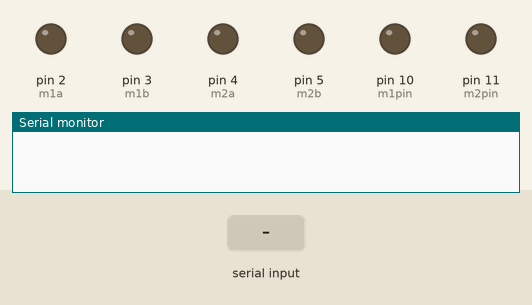
Simulated run of this sketch. Board: Arduino Uno, built with avr-gcc and run on an emulated ATmega328P. Parts: output pins drawn as LEDs (lit = HIGH), the last lines printed to the serial monitor. The test bench sets the inputs (shaded band).

Above: at 1.2 s.
1.3 s: "A" received over Serial
At 2.0 s:
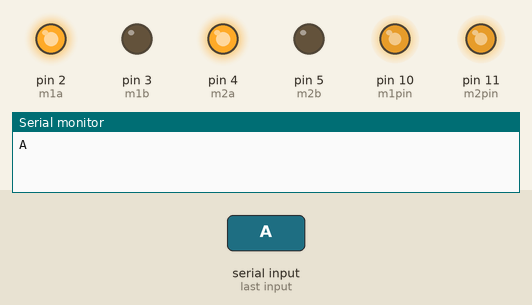
2.8 s: "B" received over Serial
At 3.1 s:
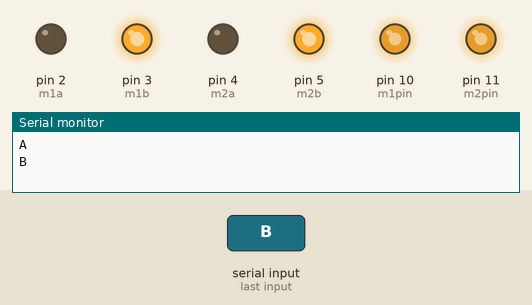
4.3 s: "C" received over Serial
At 5.5 s:
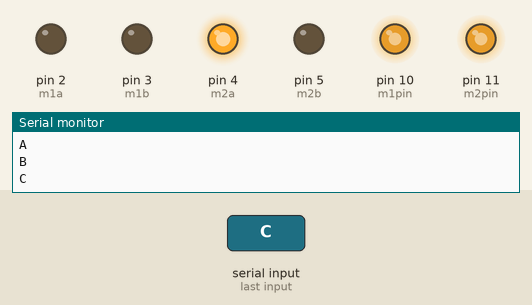
5.8 s: "D" received over Serial
At 6.6 s:
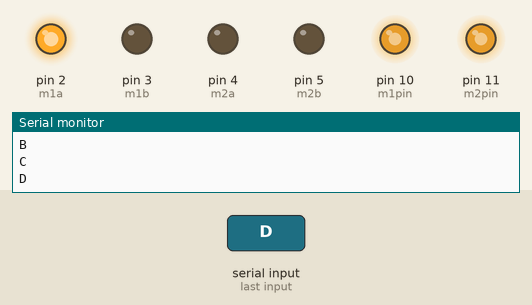
7.3 s: "E" received over Serial
At 7.7 s:
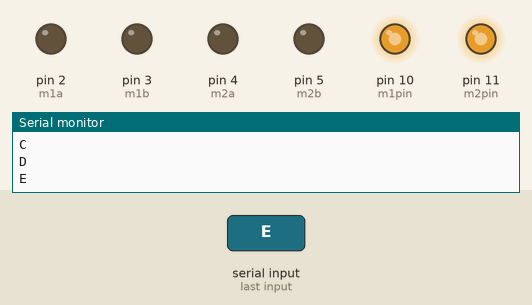
Timing chart, 0 to 9.8 s (numbered marks = the images above; inputs shaded):
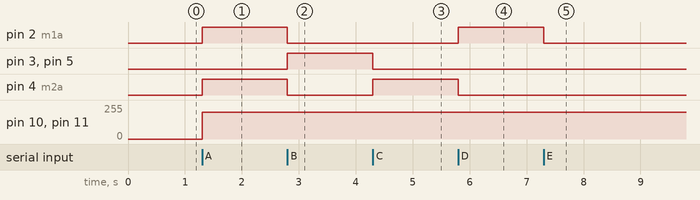

The sketch:

robo_soccer_virus.ino
```cpp
int m1a = 2;
int m1b = 3;
int m2a = 4;
int m2b = 5;
#define m1speed 200
#define m2speed 200
#define m1pin 10
#define m2pin 11
char val;

void setup()
{
pinMode(m1a, OUTPUT);  // Digital pin 10 set as output Pin
pinMode(m1b, OUTPUT);  // Digital pin 11 set as output Pin
pinMode(m2a, OUTPUT);  // Digital pin 12 set as output Pin
pinMode(m2b, OUTPUT);  // Digital pin 13 set as output Pin
Serial.begin(9600);
}

void loop()
{
  while (Serial.available() > 0)
  {
  val = Serial.read();
  Serial.println(val);
  }

  if( val == 'A') // Forward
    {
      analogWrite(m1pin, m1speed);
      analogWrite(m2pin, m2speed);
      digitalWrite(m1a, HIGH);
      digitalWrite(m1b, LOW);
      digitalWrite(m2a, HIGH);
      digitalWrite(m2b, LOW);
    }
  else if(val == 'B') // Backward
    {
      analogWrite(m1pin, m1speed);
      analogWrite(m2pin, m2speed);
      digitalWrite(m1a, LOW);
      digitalWrite(m1b, HIGH);
      digitalWrite(m2a, LOW);
      digitalWrite(m2b, HIGH);
    }

    else if(val == 'C') //Left
    {
    analogWrite(m1pin, m1speed);
    analogWrite(m2pin, m2speed);
    digitalWrite(m1a, LOW);
    digitalWrite(m1b, LOW);
    digitalWrite(m2a, HIGH);
    digitalWrite(m2b, LOW);
    }
    else if(val == 'D') //Right
    {
    analogWrite(m1pin, m1speed);
    analogWrite(m2pin, m2speed);
    digitalWrite(m1a, HIGH);
    digitalWrite(m1b, LOW);
    digitalWrite(m2a, LOW);
    digitalWrite(m2b, LOW);
    }

  else if(val == 'E') //Stop
    {
    digitalWrite(m1a, LOW);
    digitalWrite(m1b, LOW);
    digitalWrite(m2a, LOW);
    digitalWrite(m2b, LOW);
    }

  /*else if(val == 'I') //Forward Right
    {
    digitalWrite(m1a, HIGH);
    digitalWrite(m1b, LOW);
    digitalWrite(m2a, LOW);
    digitalWrite(m2b, LOW);
    }
  else if(val == 'J') //Backward Right
    {
    digitalWrite(m1a, LOW);
    digitalWrite(m1b, HIGH);
    digitalWrite(m2a, LOW);
    digitalWrite(m2b, LOW);
    }
   else if(val == 'G') //Forward Left
    {
    digitalWrite(m1a, LOW);
    digitalWrite(m1b, LOW);
    digitalWrite(m2a, HIGH);
    digitalWrite(m2b, LOW);
    }
  else if(val == 'H') //Backward Left
    {
    digitalWrite(m1a, LOW);
    digitalWrite(m1b, LOW);
    digitalWrite(m2a, LOW);
    digitalWrite(m2b, HIGH);
    }*/
}
```

Measured:
- after the input at 1.3 s, pin 2 (m1a), pin 4 (m2a): LOW → HIGH at once; pin 10 (m1pin), pin 11 (m2pin): 0/255 → 200/255 at once
- after the input at 2.8 s, pin 2 (m1a), pin 4 (m2a): HIGH → LOW at once; pin 3 (m1b), pin 5 (m2b): LOW → HIGH at once
- after the input at 4.3 s, pin 3 (m1b), pin 5 (m2b): HIGH → LOW at once; pin 4 (m2a): LOW → HIGH at once
- after the input at 5.8 s, pin 2 (m1a): LOW → HIGH at once; pin 4 (m2a): HIGH → LOW at once
- after the input at 7.3 s, pin 2 (m1a): HIGH → LOW at once
